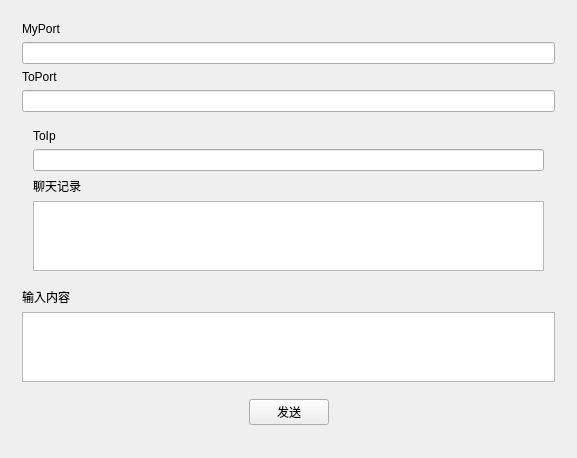
<?xml version="1.0" encoding="UTF-8"?>
<ui version="4.0">
 <class>Udp1</class>
 <widget class="QWidget" name="Udp1">
  <property name="geometry">
   <rect>
    <x>0</x>
    <y>0</y>
    <width>577</width>
    <height>432</height>
   </rect>
  </property>
  <property name="windowTitle">
   <string>Udp1</string>
  </property>
  <layout class="QHBoxLayout" name="horizontalLayout">
   <item>
    <widget class="QWidget" name="widget" native="true">
     <layout class="QVBoxLayout" name="verticalLayout_8">
      <item>
       <widget class="QWidget" name="widget_5" native="true">
        <layout class="QVBoxLayout" name="verticalLayout_5">
         <property name="leftMargin">
          <number>0</number>
         </property>
         <property name="topMargin">
          <number>0</number>
         </property>
         <property name="rightMargin">
          <number>0</number>
         </property>
         <property name="bottomMargin">
          <number>0</number>
         </property>
         <item>
          <widget class="QLabel" name="label">
           <property name="text">
            <string>MyPort</string>
           </property>
          </widget>
         </item>
         <item>
          <widget class="QLineEdit" name="myPort"/>
         </item>
        </layout>
       </widget>
      </item>
      <item>
       <widget class="QWidget" name="widget_6" native="true">
        <layout class="QVBoxLayout" name="verticalLayout_6">
         <property name="leftMargin">
          <number>0</number>
         </property>
         <property name="topMargin">
          <number>0</number>
         </property>
         <property name="rightMargin">
          <number>0</number>
         </property>
         <property name="bottomMargin">
          <number>0</number>
         </property>
         <item>
          <widget class="QLabel" name="label_2">
           <property name="text">
            <string>ToPort</string>
           </property>
          </widget>
         </item>
         <item>
          <widget class="QLineEdit" name="toPort"/>
         </item>
        </layout>
       </widget>
      </item>
      <item>
       <widget class="QWidget" name="widget_7" native="true">
        <layout class="QVBoxLayout" name="verticalLayout">
         <item>
          <widget class="QLabel" name="label_3">
           <property name="text">
            <string>ToIp</string>
           </property>
          </widget>
         </item>
         <item>
          <widget class="QLineEdit" name="toIp"/>
         </item>
         <item>
          <widget class="QWidget" name="widget_2" native="true">
           <layout class="QVBoxLayout" name="verticalLayout_2">
            <property name="leftMargin">
             <number>0</number>
            </property>
            <property name="topMargin">
             <number>0</number>
            </property>
            <property name="rightMargin">
             <number>0</number>
            </property>
            <property name="bottomMargin">
             <number>0</number>
            </property>
            <item>
             <widget class="QLabel" name="label_4">
              <property name="text">
               <string>聊天记录</string>
              </property>
             </widget>
            </item>
            <item>
             <widget class="QTextEdit" name="record">
              <property name="readOnly">
               <bool>true</bool>
              </property>
             </widget>
            </item>
           </layout>
          </widget>
         </item>
        </layout>
       </widget>
      </item>
      <item>
       <widget class="QWidget" name="widget_3" native="true">
        <layout class="QVBoxLayout" name="verticalLayout_3">
         <property name="leftMargin">
          <number>0</number>
         </property>
         <property name="topMargin">
          <number>0</number>
         </property>
         <property name="rightMargin">
          <number>0</number>
         </property>
         <property name="bottomMargin">
          <number>0</number>
         </property>
         <item>
          <widget class="QLabel" name="label_5">
           <property name="text">
            <string>输入内容</string>
           </property>
          </widget>
         </item>
         <item>
          <widget class="QTextEdit" name="input"/>
         </item>
        </layout>
       </widget>
      </item>
      <item>
       <widget class="QWidget" name="widget_4" native="true">
        <layout class="QHBoxLayout" name="horizontalLayout_2">
         <item>
          <spacer name="horizontalSpacer">
           <property name="orientation">
            <enum>Qt::Horizontal</enum>
           </property>
           <property name="sizeHint" stdset="0">
            <size>
             <width>40</width>
             <height>20</height>
            </size>
           </property>
          </spacer>
         </item>
         <item>
          <widget class="QPushButton" name="sendBtn">
           <property name="text">
            <string>发送</string>
           </property>
          </widget>
         </item>
         <item>
          <spacer name="horizontalSpacer_2">
           <property name="orientation">
            <enum>Qt::Horizontal</enum>
           </property>
           <property name="sizeHint" stdset="0">
            <size>
             <width>40</width>
             <height>20</height>
            </size>
           </property>
          </spacer>
         </item>
        </layout>
       </widget>
      </item>
     </layout>
    </widget>
   </item>
  </layout>
 </widget>
 <layoutdefault spacing="6" margin="11"/>
 <resources/>
 <connections/>
</ui>
